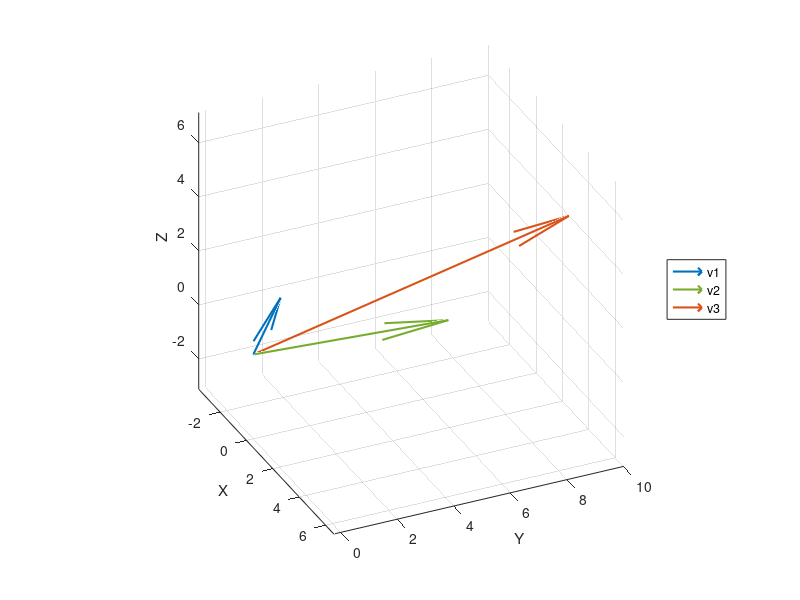
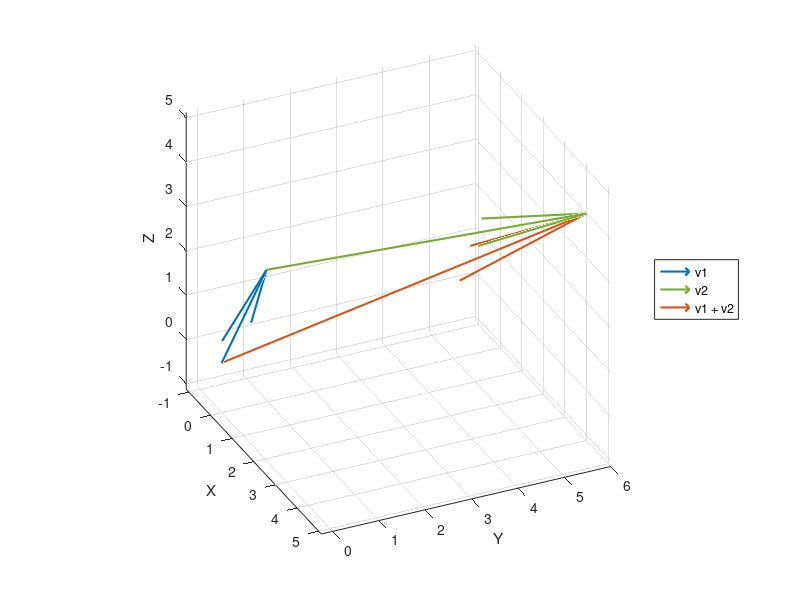
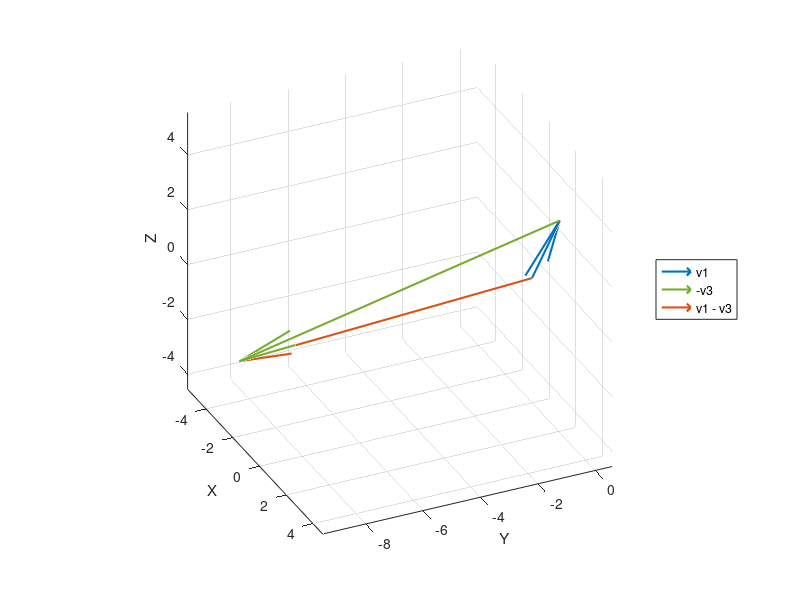
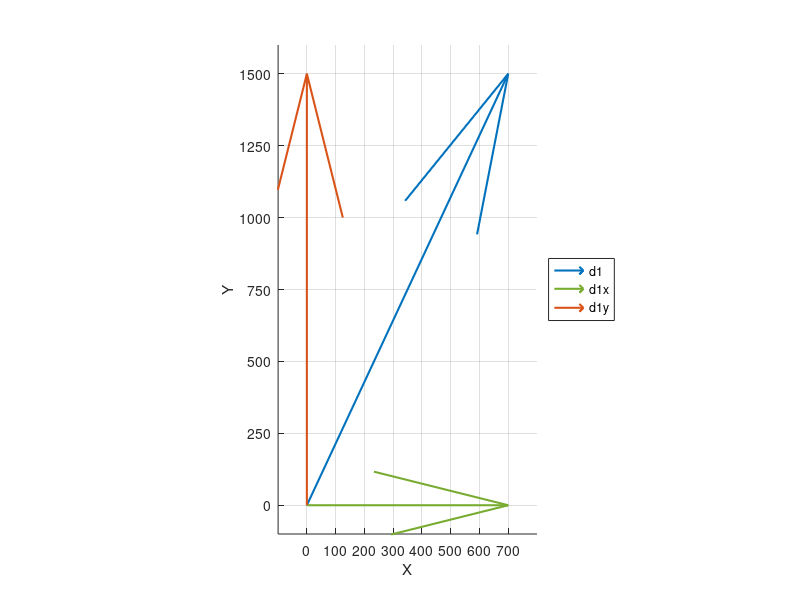

MATLAB code for these plots, in order: (Note: this script raises an error after producing the figures.)
function estatica_de_particulas
% ME3130: Mecánica Estática
% Departamento de Ingeniería Mecánica
% Universidad de Chile
%
% Profesor : A. Ortiz Bernardin
% E-mail   : aortizb@uchile.cl
% Web      : https://camlab.cl/alejandro/

  clc
  close all
  clear all

  %% 1.0 Definición de vectores: 
  %     v1 = v1x i + v1y j + v1z k
  %     v2 = v2x i + v2y j + v3z k  
  %     v3 = v2x i + v2y j + v3z k    
  %
  %     definido como un vector fila:
  %       v1 = [v1x, v1y, v1z] o v1 = [v1x v1y v1z]
  %     o definido como un vector columna:
  %       v1 = [v1x; v1y; v1z] or v1 = [v1x, v1y, v1z]' o v1 = [v1x v1y v1z]'

  v1x = 1; v1y = 0.5  ; v1z = 2.5;
  v2x = 3.0; v2y = 5.5 ; v2z = 1.5;
  v3x = 2.5; v3y = 10 ; v3z = 4.0; 

  v1 = [v1x, v1y, v1z]; 
  v2 = [v2x, v2y, v2z]; 
  v3 = [v3x, v3y, v3z];

  % ploteo de vectores desde el origen
  figure;
  x0 = [0,0,0]; % origen del vector
  plotvec3d(x0,v1,'LineWidth',1.5,'MaxHeadSize',0.4); % plotea el vector v1 con origen en x0
  hold on; % mantiene la figura para seguir ploteando sobre ella
  view([65,30]);
  %
  plotvec3d(x0,v2,'LineWidth',1.5,'MaxHeadSize',0.2); % plotea el vector v2 con origen en x0 
  %
  plotvec3d(x0,v3,'LineWidth',1.5,'MaxHeadSize',0.1); % plotea el vector v3 con origen en x0    
  legend('v1','v2','v3','Location','eastoutside');

  %% 2.0 Adición de vectores

  fprintf('Adición de vectores\n');
  fprintf('-------------------\n\n');  

  %-- Ejemplo 2.1 --------------------------------------------------------------

  % dos maneras de definir una misma suma
  a1 = v1 + v2; % suma de arreglos
  a2 = [v1x+v2x, v1y+v2y, v1z+v2z]; % suma componente a componente

  fprintf('Suma:\n\n'); 

  % impresión como arreglo
  fprintf('v1 = [%f, %f, %f]\n',v1);
  fprintf('v2 = [%f, %f, %f]\n\n',v2);  
  fprintf('a1 = v1 + v2 = [%f, %f, %f]\n', a1);
  fprintf('a2 = [v1x+v2x, v1y+v2y, v1z+v2z] = [%f, %f, %f]\n\n', a2);  

  % impresión componente a componente
  fprintf('a1 = v1 + v2 = [%f, %f, %f]\n', a1(1), a1(2), a1(3));
  fprintf('a2 = [v1x+v2x, v1y+v2y, v1z+v2z] = [%f, %f, %f]\n\n', a2(1), a2(2), a2(3));

  % ploteo de la suma de vectores: a1 = v1 + v2
  figure; % define una nueva figura
  x0 = [0,0,0]; % origen del vector
  plotvec3d(x0,v1,'LineWidth',1.5,'MaxHeadSize',0.4); % plotea el vector v1 con origen en x0  
  hold on;
  view([65,30]);  
  %
  x0 = v1; % define el origen donde termina v1
  plotvec3d(x0,v2,'LineWidth',1.5,'MaxHeadSize',0.2); % plotea el vector v2 comenzando desde la punta de v1  
  %
  x0 = [0,0,0]; % define el origen en [0,0,0]
  plotvec3d(x0,a1,'LineWidth',1.5,'MaxHeadSize',0.2); % plotea el vector a1 = v1 + v2 con origen eb x0  
  legend('v1','v2','v1 + v2','Location','eastoutside');  

  %-- Ejemplo 2.2 --------------------------------------------------------------

  % dos maneras de definir una misma resta  
  s1 = v1 - v3; % resta de arreglos
  s2 = [v1x-v3x, v1y-v3y, v1z-v3z]; % resta componente a componente

  fprintf('Resta:\n\n');   

  % impresión como arreglo
  fprintf('v1 = [%f, %f, %f]\n',v1);
  fprintf('v3 = [%f, %f, %f]\n\n',v2);   
  fprintf('s1 = v1 - v3 = [%f, %f, %f]\n',s1);
  fprintf('s2 = [v1x-v3x, v1y-v3y, v1z-v3z] = [%f, %f, %f]\n\n',s2);    

  % impresión componente a componente
  fprintf('s1 = v1 - v3 = [%f, %f, %f]\n', s1(1), s1(2), s1(3));
  fprintf('s2 = [v1x-v3x, v1y-v3y, v1z-v3z] = [%f, %f, %f]\n\n', s2(1), s2(2), s2(3));

  % ploteo de la suma de vectores: s1 = v1 - v3
  figure; % define una nueva figura
  x0 = [0,0,0]; % origen del vector
  plotvec3d(x0,v1,'LineWidth',1.5,'MaxHeadSize',0.5); % plotea el vector v1 con origen en x0  
  hold on;
  view([65,30]);  
  %
  x0 = v1; % define el origen donde termina v1
  plotvec3d(x0,-v3,'LineWidth',1.5,'MaxHeadSize',0.1); % plotea el vector -v3 comenzando desde la punta de v1  
  %
  x0 = [0,0,0]; % define el origen en [0,0,0]
  plotvec3d(x0,s1,'LineWidth',1.5,'MaxHeadSize',0.1); % plotea el vector s1 = v1 - v3 con origen en x0  
  legend('v1','-v3','v1 - v3','Location','eastoutside');  

  %% 3.0 Descomposición de vectores 2D
  
  fprintf('Descomposición de vectores 2D\n');
  fprintf('-----------------------------\n\n');    

  %-- Ejemplo 3.1

  % definición de un vector 2D
  d1 = [700,1500,0]; % también puede ser: d1 = [700 1500 0];

  % ploteo del vector d1
  figure; % define una nueva figura
  x0 = [0,0,0]; % origen del vector
  plotvec3d(x0,d1,'LineWidth',1.5,'MaxHeadSize',0.2); % plotea el vector d1 desde el origen
  view(2); % vista frontal por defecto para caso 2D

  % descomposición del vector en el eje x e y
  d1x = d1(1); % componente x del vector d1
  d1y = d1(2); % componente y del vector d1
  d1z = d1(3); % componente z del vector d1

  % ploteo de las componentes
  hold on; % mantiene la figura para seguir ploteando sobre ella
  plotvec3d(x0,[d1x 0 0],'LineWidth',1.5,'MaxHeadSize',0.4); % plotea el vector d1 desde el origen  
  plotvec3d(x0,[0 d1y 0],'LineWidth',1.5,'MaxHeadSize',0.2); % plotea el vector d1 desde el origen   
  axis([-100 800 -100 1600]); % fija los límites de los ejes
  xticks(0:100:700); % especifica ciertos valores en el eje x
  %xticks([0,100,200,300,400,500,600,700,800]); % especifica ciertos valores en el eje x
  yticks([0,250,500,750,1000,1250,1500]); % especifica ciertos valores en el eje y
  legend('d1','d1x','d1y','Location','eastoutside'); 

  % ángulo entre vector d1 y eje x
  fprintf('Ángulo entre vector d1 y eje x:\n\n');   
  alpha_x = atan(d1y/d1x);
  fprintf('alpha_x = atan(d1y/d1x)*180/pi() = %f°\n\n', alpha_x*180/pi());

  % magnitud del vector d1
  fprintf('Magnitud del vector d1:\n\n');     
  d1_mag = d1x/cos(alpha_x);
  fprintf('d1_mag = d1x/cos(alpha_x) = %f\n\n', d1_mag);

  %% 4.0 Norma de un vector

  %-- Ejemplo 4.1  

  fprintf('Norma de un vector\n');
  fprintf('------------------\n\n');    

  fprintf('v1 = [%f, %f, %f]\n',v1); % impresión como arreglo
  fprintf('||v1|| = sqrt(v1(1)^2 + v1(2)^2 + v1(3)^2) = %f\n',sqrt(v1(1)^2+v1(2)^2+v1(3)^2));
  fprintf('||v1|| =  norm(v1) = %f\n\n',norm(v1));  

  % ploteo del vector desde el origen
  figure; % define una nueva figura
  x0 = [0,0,0]; % origen del vector
  plotvec3d(x0,v1,'LineWidth',1.5,'MaxHeadSize',0.5); % plotea el vector v1 con origen en x0
  hold on; % mantiene la figura para seguir ploteando sobre ella
  view([65,30]);  
  legend('v1','Location','eastoutside'); 
  title('||v1|| =',norm(v1)); 

  %% 5.0 Vector unitario
  fprintf('Vector unitario\n');
  fprintf('---------------\n\n');    

  %-- Ejemplo 5.1  

  fprintf('v1 = [%f, %f, %f]\n\n',v1); % impresión como arreglo
  fprintf('Norma del vector v1:\n');  
  fprintf('||v1|| = sqrt(v1(1)^2 + v1(2)^2 + v1(3)^2) = norm(v1) = %f\n\n',norm(v1));
  fprintf('Vector unitario u:\n');   
  u = v1/norm(v1); % vector unitario
  fprintf('u =  v1/||v1|| = [%f, %f, %f]\n\n',u); % impresión vector unitario como arreglo
  fprintf('Norma del vector unitario:\n');  
  fprintf('||u|| = sqrt(u(1)^2 + u(2)^2 + u(3)^2) = norm(u) = %f\n\n',norm(u));
  fprintf('Reconstrucción de v1 a partir del vector unitario u:\n');
  fprintf('v1 = ||v1||u = [%f, %f, %f]\n\n',norm(v1)*u); % impresión como arreglo  

  % ploteo del vector v1 desde el origen
  figure; % define una nueva figura
  x0 = [0,0,0]; % origen del vector
  plotvec3d(x0,v1,'LineWidth',1.5,'MaxHeadSize',0.5); % plotea el vector v1 con origen en x0  
  hold on; % mantiene la figura para seguir ploteando sobre ella
  view([65,30]);  

  % ploteo del vector unitario desde el origen
  x0 = [0,0,0]; % origen del vector
  plotvec3d(x0,u,'LineWidth',1.5,'MaxHeadSize',1.5); % plotea el vector v1 con origen en x0  
  legend('v1','u','Location','eastoutside');  
  title(['||v1|| =',num2str(norm(v1)),', ||u|| =',num2str(norm(u))]);

  %% 6.0 Descomposición de vectores 3D
  
  fprintf('Descomposición de vectores 3D\n');
  fprintf('-----------------------------\n\n');    

  %-- Ejemplo 6.1

  % definición magnitud o norma del vector fuerza
  F_mag = 2500; % dado un vector F, su magnitud es F_mag = norm(F)
  fprintf('F_mag = ||F|| = %f\n',F_mag);    

  % definición del vector unitario a lo largo de la dirección de F_mag
  dx = -40; dy = 80; dz = 30; % componentes del vector distancia AB
  AB = [dx,dy,dz]; % vector distancia desde A hasta B
  u = AB/norm(AB); % vector unitario en la dirección del vector AB
  fprintf('AB = [dx,dy,dz] = [%f, %f, %f]\n\n',AB);  
  fprintf('u = AB/||AB|| = [%f, %f, %f]\n\n',u);  
  % construcción del vector F a partir del vector unitario u
  F = F_mag*u;
  fprintf('F = ||F||u = [%f, %f, %f]\n\n',F);

  % ploteo del vector F
  figure; % define una nueva figura
  x0 = [40,0,-30]; % origen del vector es el origen del vector AB
  plotvec3d(x0,F,'LineWidth',1.5,'MaxHeadSize',0.2); % plotea el vector d1 desde el origen
  hold on; % mantiene la figura para seguir ploteando sobre ella
  view([170,-50]);  

  % ploteo de las componentes de F
  plotvec3d(x0,[F(1),0,0],'LineWidth',1.5,'MaxHeadSize',0.2); % componente x
  plotvec3d(x0,[0,F(2),0],'LineWidth',1.5,'MaxHeadSize',0.2); % componente y  
  plotvec3d(x0,[0,0,F(3)],'LineWidth',1.5,'MaxHeadSize',0.2); % componente z
  legend('F','Fx','Fy','Fz','Location','eastoutside');
  title('||F|| =',norm(F));   

  % dirección de la fuerza
  fprintf('Cosenos directores:\n');    
  costx = F(1)/norm(F); costy = F(2)/norm(F); costz = F(3)/norm(F);
  tx = acos(costx); ty = acos(costy); tz = acos(costz);
  fprintf('cos(tx) = Fx/||F|| = %f\n',costx);  
  fprintf('cos(ty) = Fy/||F|| = %f\n',costy);
  fprintf('cos(tz) = Fz/||F|| = %f\n\n',costz); 
  fprintf('Ángulos:\n');
  fprintf('tx = acos(costx)*180/pi() = %f°\n',tx*180/pi());  
  fprintf('ty = acos(costy)*180/pi() = %f°\n',ty*180/pi());
  fprintf('tz = acos(costz)*180/pi() = %f°\n\n',tz*180/pi());   

  %% 7.0 Propiedades de los cosenos directores

  %-- Ejemplo 7.1

  fprintf('Propiedades de los cosenos directores\n');
  fprintf('-------------------------------------\n\n');  
  fprintf('Reconstrucción del vector unitario:\n');
  fprintf('u = cos(tx)i + cos(ty)j + cos(tz)k\n'); 
  fprintf('  = [costx, costy, costz]\n');  
  fprintf('  = [%f, %f, %f]\n\n',costx,costy,costz);
  fprintf('Relación entre cosenos directores:\n');
  fprintf('cos(tx)^2 + cos(ty)^2 + cos(tz)^2 = %f\n\n',...
          costx^2 + costy^2 + costz^2);

  %% 8.0 Equilibrio en el plano

  fprintf('Equilibrio en el plano\n');
  fprintf('----------------------\n\n');      

  %-- Ejemplo 8.1   
  % Datos:
  W = 1200; % peso soportado
  alpha = 20*pi()/180; % ángulo en radianes
  beta = 5*pi()/180; % ángulo en radianes
  fprintf('Datos:\n'); 
  fprintf('W = %f lbf\n',W);   
  fprintf('alpha = %f rad\n',alpha);  
  fprintf('beta = %f rad\n\n',beta);  
  fprintf('Sumatoria de fuerzas en eje horizontal = 0:\n'); 
  fprintf('F*cos(alpha) - P*sin(beta) = 0\n');   
  fprintf('--> F = P*sin(beta)/cos(alpha)\n\n');   
  fprintf('Sumatoria de fuerzas en eje vertical = 0:\n');  
  fprintf('-F*sin(alpha) + P*cos(beta) - W = 0\n'); 
  fprintf('--> -P*sin(beta)/cos(alpha)*sin(alpha) + P*cos(beta) - W = 0\n');   
  fprintf('--> -P*sin(beta)*tan(alpha) + P*cos(beta) - W = 0\n');   
  fprintf('-->  P*(cos(beta) - sin(beta)*tan(alpha)) - W = 0\n\n');  
  fprintf('Solución:\n');   
  P = W/(cos(beta) - sin(beta)*tan(alpha));
  fprintf('P = W/(cos(beta) - sin(beta)*tan(alpha)) = %f lbf\n',P); 
  fprintf('-->  F = P*sin(beta)/cos(alpha) = %f lbf\n\n',P*sin(beta)/cos(alpha));   

  %-- Ejemplo 8.2  
  F1_mag = 500;
  F1x = F1_mag*24/25;
  F1y = F1_mag*7/25;
  F2_mag = 200;
  F2x = F2_mag*4/5;
  F2y = -F2_mag*3/5;
  F3_mag = 365;
  F3x = -F3_mag*960/1460;
  F3y = -F3_mag*1100/1460;

  fprintf('Datos:\n'); 
  fprintf('||F1|| = %f lbf\n',F1_mag);   
  fprintf('||F2|| = %f lbf\n',F2_mag);   
  fprintf('||F3|| = %f lbf\n',F3_mag);   

  % ploteo de la suma de vectores: F1 + F2 + F3
  figure; % define una nueva figura
  x0 = [0,0,0]; % origen del vector
  plotvec3d(x0,[F1x,F1y,0],'LineWidth',1.5,'MaxHeadSize',0.2); % plotea el vector [F1x,F1y,0] con origen en x0  
  hold on;
  view(2); % vista frontal por defecto para caso 2D  
  %
  x0 = [F1x,F1y,0]; % define el origen donde termina [F1x,F1y,0]
  plotvec3d(x0,[F2x,F2y,0],'LineWidth',1.5,'MaxHeadSize',0.5); % plotea el vector [F2x,F2y,0] comenzando desde la punta de [F1x,F1y,0]  
  %
  x0 = [F1x,F1y,0]+[F2x,F2y,0]; % define el origen donde termina [F1x,F1y,0]+[F2x,F2y,0]
  plotvec3d(x0,[F3x,F3y,0],'LineWidth',1.5,'MaxHeadSize',0.3); % plotea el vector [F3x,F3y,0] comenzando desde la punta de [F1x,F1y,0]+[F2x,F2y,0] 
  legend('F1','F2','F3','Location','eastoutside');   
  %
  x0 = [0,0,0]; % define el origen en [0,0,0]
  F_result = [F1x,F1y,0]+[F2x,F2y,0]+[F3x,F3y,0];
  F_result_x = F_result(1);
  F_result_y = F_result(2);
  plotvec3d(x0,F_result,'LineWidth',1.5,'MaxHeadSize',0.3); % plotea el vector F_result
  legend('F1','F2','F3','F\_result = F1+F2+F3','Location','eastoutside');    
  title('||F\_result|| =',norm(F_result)); 

  fprintf('Magnitud resultante: ||F_result|| = %f lbf\n',norm(F_result));  
  fprintf('Ángulo resultante: alpha = %f°\n\n',atan(F_result_y/F_result_x)*180/pi());    
  %
  Rx = -F_result_x;
  Ry = -F_result_y;  
  fprintf('Reacciones equilibrantes sobre el poste:\n');  
  fprintf('Rx = %f lbf\n',Rx); 
  fprintf('Ry = %f lbf\n',Ry);  

  % plotea suma de vectores en equilibrio: F1 + F2 + F3 - F_result
  figure; % define una nueva figura
  x0 = [0,0,0]; % origen del vector
  plotvec3d(x0,[F1x,F1y,0],'LineWidth',1.5,'MaxHeadSize',0.2); % plotea el vector [F1x,F1y,0] con origen en x0  
  hold on;
  view(2); % vista frontal por defecto para caso 2D  
  %
  x0 = [F1x,F1y,0]; % define el origen donde termina [F1x,F1y,0]
  plotvec3d(x0,[F2x,F2y,0],'LineWidth',1.5,'MaxHeadSize',0.5); % plotea el vector [F2x,F2y,0] comenzando desde la punta de [F1x,F1y,0]  
  %
  x0 = [F1x,F1y,0]+[F2x,F2y,0]; % define el origen donde termina [F1x,F1y,0]+[F2x,F2y,0]
  plotvec3d(x0,[F3x,F3y,0],'LineWidth',1.5,'MaxHeadSize',0.3); % plotea el vector [F3x,F3y,0] comenzando desde la punta de [F1x,F1y,0]+[F2x,F2y,0] 
  legend('F1','F2','F3','Location','eastoutside');   
  %
  x0 = [F1x,F1y,0]+[F2x,F2y,0]+[F3x,F3y,0]; % define el origen donde termina [F1x,F1y,0]+[F2x,F2y,0]+[F3x,F3y,0]
  plotvec3d(x0,[Rx,0,0],'LineWidth',1.5,'MaxHeadSize',0.3); % plotea compomente Rx del vector reacción
  x0 = [F1x,F1y,0]+[F2x,F2y,0]+[F3x,F3y,0]+[Rx,0,0]; % define el origen donde termina [F1x,F1y,0]+[F2x,F2y,0]+[Rx,0,0]
  plotvec3d(x0,[0,Ry,0],'LineWidth',1.5,'MaxHeadSize',0.3); % plotea compomente Ry del vector reacción  
  legend('F1','F2','F3','Rx','Ry','Location','eastoutside');

end

function plotvec3d(x0,dx,LineWidthStr,LineWidthVal,MaxHeadSizeStr,MaxHeadSizeVal)
  if length(x0)~=3 || length(dx)~=3
    error('x0 y dx deben ser arreglos de dimension 3'); 
  end
  quiver3(x0(1),x0(2),x0(3),dx(1),dx(2),dx(3),'off',...
          LineWidthStr,LineWidthVal,MaxHeadSizeStr,MaxHeadSizeVal);

  xlabel('X');
  ylabel('Y');
  zlabel('Z');
  axis equal;  
end


